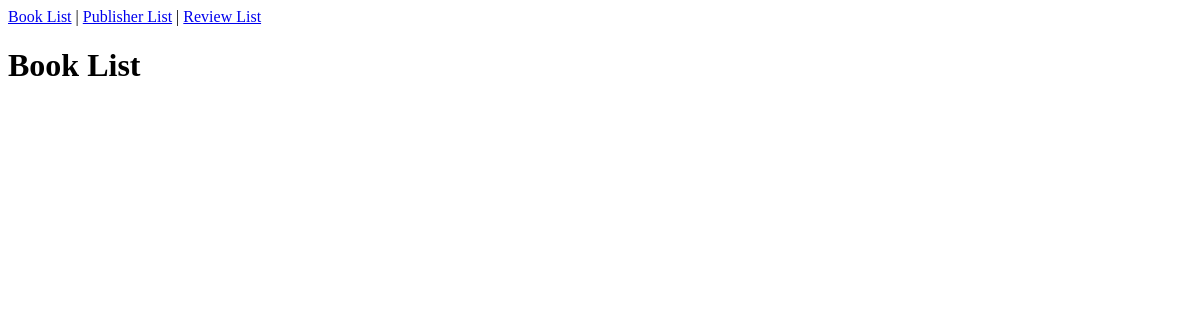
Before: / with the older database file.
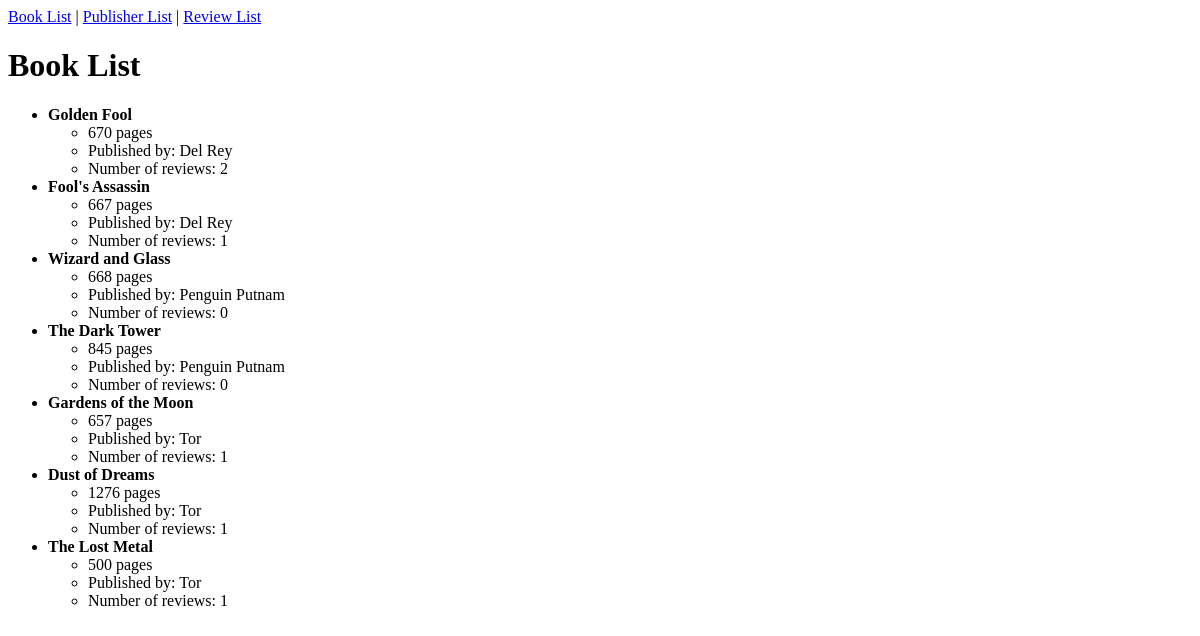
After: the same page with the newer database file.
### catalog/models.py (models this page shows, shortened)
class Book(models.Model):
    publisher = models.ForeignKey(Publisher, on_delete=models.CASCADE)
    title = models.CharField(max_length=200)
    num_pages = models.IntegerField()

class Publisher(models.Model):
    name = models.CharField(max_length=200)
    def __str__(self):
        return self.name

### catalog/views.py (the view)
# urls.py: path("", views.BookListView.as_view(), name="book_list"),
class BookListView(ListView):
    model = Book
    template_name = "book_list.html"
    context_object_name = "books"

### catalog/templates/book_list.html
{% extends "base.html" %}
{% block content %}
    <h1>Book List</h1>
    <ul>
    {% for book in books %}
        <li>
            <b>{{ book.title }}</b>
            <ul>
                <li>{{ book.num_pages }} pages</li>
                <li>Published by: {{ book.publisher }}</li>
                <li>Number of reviews: {{ book.review_set.count }}</li>
            </ul>
        </li>
    {% endfor %}
    </ul>
{% endblock content %}

### catalog/templates/base.html (shortened to what this page needs)
<html>
<head>
</head>
<body>
    <nav>
        <a href="{% url 'book_list' %}">Book List</a> |
        <a href="{% url 'publisher_list' %}">Publisher List</a> |
        <a href="{% url 'review_list' %}">Review List</a>
    </nav>
    {% block content %}
    {% endblock content %}
</body>
</html>

Changed rows visible on the page:
added Book: title "Golden Fool", num_pages "670", publisher "Del Rey", review_set.count "2"
added Book: title "Fool's Assassin", num_pages "667", publisher "Del Rey", review_set.count "1"
added Book: title "Wizard and Glass", num_pages "668", publisher "Penguin Putnam", review_set.count "0"
added Book: title "The Dark Tower", num_pages "845", publisher "Penguin Putnam", review_set.count "0"
added Book: title "Gardens of the Moon", num_pages "657", publisher "Tor", review_set.count "1"
added Book: title "Dust of Dreams", num_pages "1276", publisher "Tor", review_set.count "1"
added Book: title "The Lost Metal", num_pages "500", publisher "Tor", review_set.count "1"
